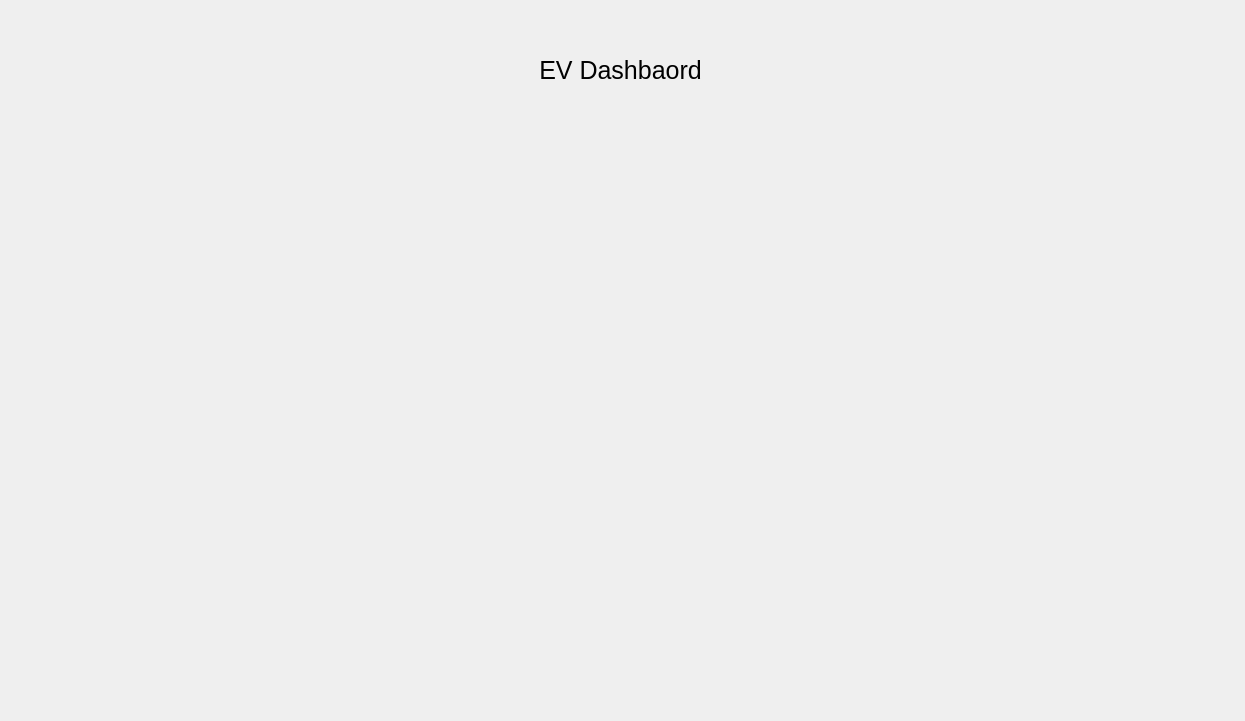
<?xml version="1.0" encoding="UTF-8"?>
<ui version="4.0">
 <class>EVScreen</class>
 <widget class="QDialog" name="EVScreen">
  <property name="geometry">
   <rect>
    <x>0</x>
    <y>0</y>
    <width>1245</width>
    <height>721</height>
   </rect>
  </property>
  <property name="windowTitle">
   <string>Dialog</string>
  </property>
  <widget class="QLabel" name="label">
   <property name="geometry">
    <rect>
     <x>480</x>
     <y>10</y>
     <width>281</width>
     <height>121</height>
    </rect>
   </property>
   <property name="font">
    <font>
     <pointsize>19</pointsize>
    </font>
   </property>
   <property name="text">
    <string>EV Dashbaord</string>
   </property>
   <property name="alignment">
    <set>Qt::AlignmentFlag::AlignCenter</set>
   </property>
  </widget>
 </widget>
 <resources/>
 <connections/>
</ui>
